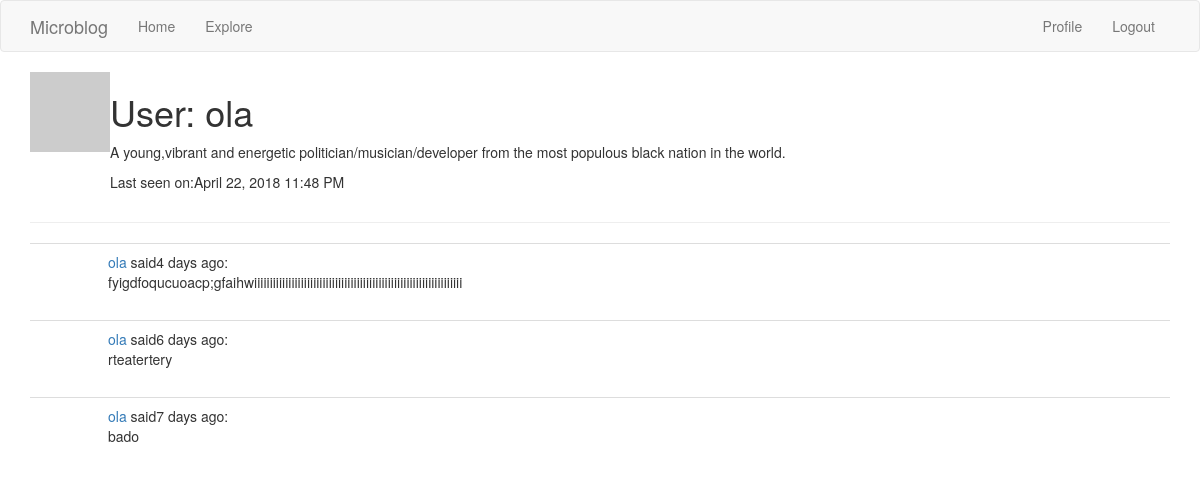
Screenshot of /user/ola (signed in) with the database file from the repository.
### app/models.py (models this page shows, shortened)
class User(UserMixin, db.Model):
    id = db.Column(db.Integer, primary_key = True)
    username = db.Column(db.String(64), index =True, unique=True)
    email = db.Column(db.String(120), index=True,unique = True)
    password_hash = db.Column(db.String(128))
    posts = db.relationship('Post', backref ='author',lazy = 'dynamic')
    about_me = db.Column(db.String(140))
    last_seen = db.Column(db.DateTime, default = datetime.utcnow)
    def avatar(self, size):
        digest = md5(self.email.lower().encode('utf-8')).hexdigest()
        return 'https://www.gravatar.com/avatar/{}?d=identicon&s={}'.format(
            digest, size)

class Post(db.Model):
    id = db.Column(db.Integer,primary_key=True)
    body = db.Column(db.String(140))
    timestamp = db.Column(db.DateTime, index= True, default =datetime.utcnow)
    user_id = db.Column(db.Integer,db.ForeignKey('user.id'))

### app/main/routes.py (the view)
@bp.route('/user/<username>')
@login_required
def user(username):
    user = User.query.filter_by(username=username).first_or_404()
    page = request.args.get('page', 1, type=int)
    posts = user.posts.order_by(Post.timestamp.desc()).paginate(
        page, current_app.config['POSTS_PER_PAGE'], False)
    next_url = url_for('main.user', username=user.username, page=posts.next_num) \
        if posts.has_next else None
    prev_url = url_for('main.user', username=user.username, page=posts.prev_num) \
        if posts.has_prev else None
    return render_template('user.html', user=user, posts=posts.items,
                           next_url=next_url, prev_url=prev_url)

### app/main/routes.py (called while the page is built)
@bp.before_request
def before_request():
    if current_user.is_authenticated:
        current_user.last_seen = datetime.utcnow()
        db.session.commit()

### app/models.py (called while the page is built)
@login.user_loader
def load_user(id):
    return User.query.get(int(id))

### app/templates/user.html (shortened to what this page needs)
{% extends "base.html"%}
{% block app_content %}
<table>
      <tr valign="top">
          <td><img src="{{ user.avatar(128) }}"></td>
          <td>
            <h1>User: {{ user.username }}</h1>
            {% if user.about_me %}<p>{{user.about_me}}</p>{%  endif %}
            {% if user.last_seen %} <p>Last seen on:{{ moment(user.last_seen).format('LLL')}}</p>{% endif %}
          </td>
      </tr>
  </table>
<hr>
{% for post in posts %}
  {% include '_post.html'%}
{% endfor %}
{% endblock %}

### app/templates/_post.html (shortened to what this page needs)
<table class="table table-hover">
       <tr>
           <td width="70px">
           </td>
           <td>
               <a href="{{ url_for('main.user', username=post.author.username) }}">
                   {{ post.author.username }}
               </a>
               said{{  moment(post.timestamp).fromNow() }}:
               <br>
               {{ post.body }}
           </td>
       </tr>
   </table>

### rows the page displays
User: username "ola", about_me "A young,vibrant and energetic politician/musician/developer from the most populous black nation in the world.", last_seen "April 22, 2018 11:48 PM"
Post: author.username "ola", timestamp "4 days ago", body "fyigdfoqucuoacp;gfaihwiiiiiiiiiiiiiiiiiiiiiiiiiiiiiiiiiiiiiiiiiiiiiiiiiiiiiiiiiiiiiiiiiii"
Post: author.username "ola", timestamp "6 days ago", body "rteatertery"
Post: author.username "ola", timestamp "7 days ago", body "bado"
